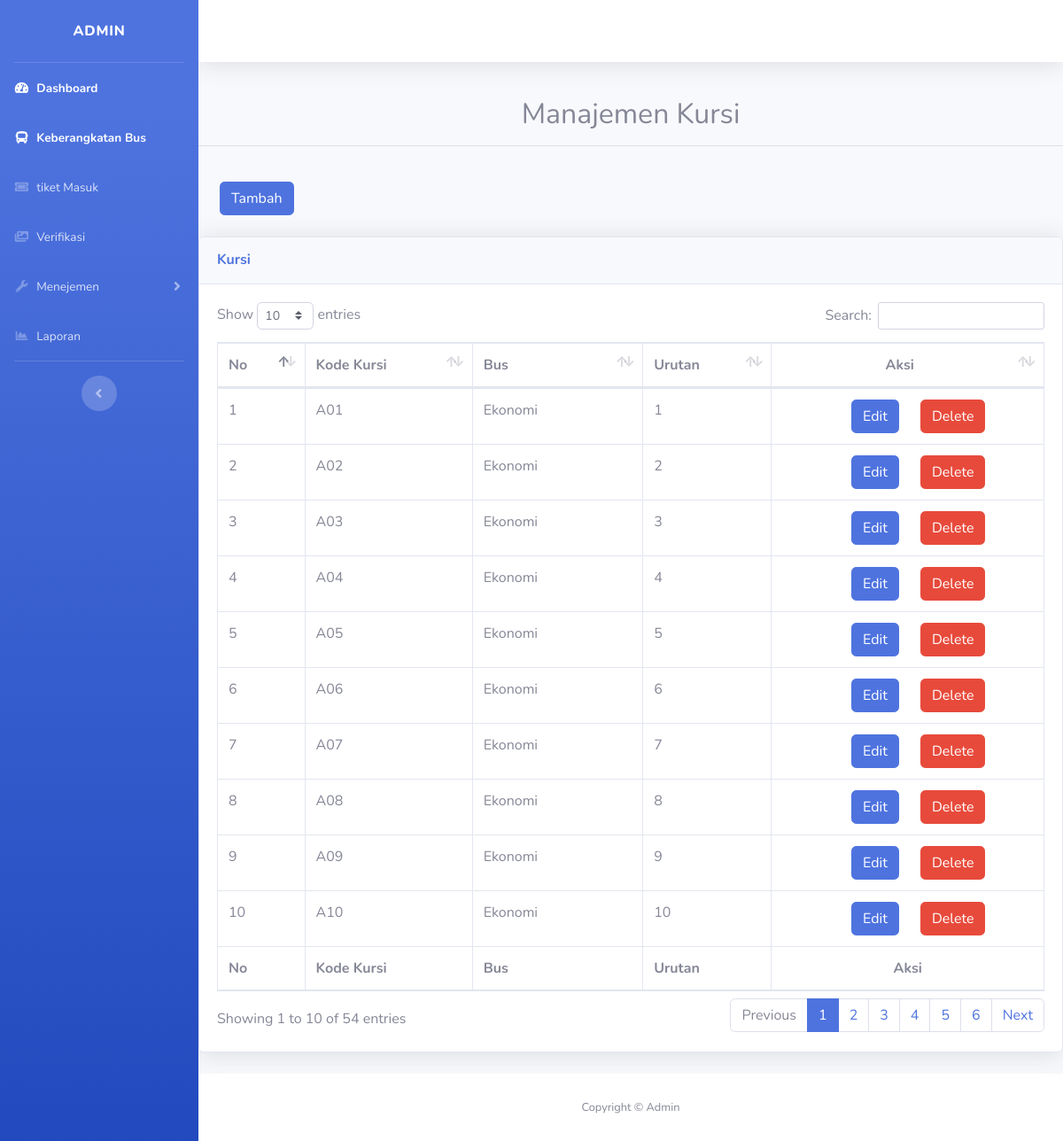
The page /admin/admin2.php?halaman=manajemen_kursi on the database its author committed.
### tables this page shows
CREATE TABLE `kursi` (
  `id` int(10) NOT NULL,
  `id_bus` int(10) NOT NULL,
  `kode_kursi` varchar(20) NOT NULL,
  `urutan` int(20) NOT NULL,
  `id_pesan` int(25) NOT NULL
);

CREATE TABLE `bus` (
  `id_bus` int(20) NOT NULL,
  `kelas` varchar(25) NOT NULL,
  `harga` varchar(20) NOT NULL,
  `id_berangkat` int(20) NOT NULL
);

### admin/info_kursi.php (the view, shortened to what this page needs)
  <div class="row">
	<div class="col-md-12">
		<h2><p><center>Manajemen Kursi</center></p></h3>
		<hr><br>
		<button type="button" class="btn btn-primary ml-4" data-toggle="modal" data-target="#myModal"><span class="glyphicon glyphicon-plus"></span>Tambah</button>
		<br><br>
          <div class="card shadow mb-4">
            <div class="card-header py-3">
              <h6 class="m-0 font-weight-bold text-primary">Kursi</h6>
            </div>
            <div class="card-body">
              <div class="table-responsive">
                <table class="table table-bordered" id="dataTable" width="100%" cellspacing="0">
                  <thead>
                    <tr>
                      <th>No</th>
                      <th>Kode Kursi</th>
                      <th>Bus</th>
                      <th>Urutan</th>
                      <th class="text-center">Aksi</th>
                    </tr>
                  </thead>
                  <tfoot>
                    <tr>
                       <th>No</th>
                      <th>Kode Kursi</th>
                      <th>Bus</th>
                      <th>Urutan</th>
                      <th class="text-center">Aksi</th>
                    </tr>
                  </tfoot>
                  <tbody>
                    <?php
						include '../config/koneksi.php';
						$query = mysqli_query($conn, "SELECT kursi.id,kursi.urutan,kursi.kode_kursi,bus.kelas FROM kursi inner join bus on kursi.id_bus=bus.id_bus")or die(mysqli_error($conn));
										if(mysqli_num_rows($query) == 0){
											echo '<tr><td colspan="5" align="center">Tidak ada data!</td></tr>';
										}
											else
										{
											$no = 1;
											while($data = mysqli_fetch_array($query)){
						 						echo '<tr>';
												echo '<td>'.$no.'</td>';
												echo '<td>'.$data['kode_kursi'].'</td>';
												echo '<td>'.$data['kelas'].'</td>';
                        echo '<td>'.$data['urutan'].'</td>';
												echo '<td class="text-center"><a class="mx-4" href=admin2.php?halaman=edit_kursi&&id='.$data['id'].'><span class="btn btn-primary">Edit</a><a href=../config/delete_kursi.php?id='.$data['id'].'><span class="btn btn-danger">Delete</span></a></td>';
												echo '</tr>';
												$no++;
											}
										}
								?>
                  </tbody>
                </table>
              </div>
            </div>
          </div>
	</div>
</div>

### admin/admin2.php (shortened to what this page needs)
<?php
include "../config/koneksi.php";
if(isset($_GET['halaman'])) $halaman = $_GET['halaman'];
      else $halaman = "index";
if(@$_SESSION["level"] == "user"){
  header("Location: http://localhost/pemesanan-tiket-bus-master/index.php", true, 301);
}else
{
?>
<!DOCTYPE html>
<html lang="en">
<head>
  <link href="http://localhost/pemesanan-tiket-bus-master/admin/backend/vendor/fontawesome-free/css/all.min.css" rel="stylesheet" type="text/css">
  <link href="http://localhost/pemesanan-tiket-bus-master/admin/backend/css/sb-admin-2.min.css" rel="stylesheet">
  <link href="http://localhost/pemesanan-tiket-bus-master/admin/backend/vendor/datatables/dataTables.bootstrap4.min.css" rel="stylesheet">
</head>
<body id="page-top">
  <div id="wrapper">
    <ul class="navbar-nav bg-gradient-primary sidebar sidebar-dark accordion" id="accordionSidebar">
      <a class="sidebar-brand d-flex align-items-center justify-content-center" href="#">
        <div class="sidebar-brand-text mx-3">Admin</div>
      </a>
      <hr class="sidebar-divider my-0">
      <li class="nav-item active">
        <a class="nav-link" href="admin2.php?halaman=awal">
          <i class="fas fa-fw fa-tachometer-alt"></i>
          <span>Dashboard</span></a>
      </li>
      <li class="nav-item active">
        <a class="nav-link" href="admin2.php?halaman=keberangkatan_bus">
          <i class="fas fa-fw fa-bus"></i>
          <span>Keberangkatan Bus</span></a>
      </li>
       <li class="nav-item">
        <a class="nav-link" href="admin2.php?halaman=pesan_masuk">
          <i class="fas fa-fw fa-ticket-alt"></i>
          <span>tiket Masuk</span></a>
      </li>
       <li class="nav-item">
        <a class="nav-link" href="admin2.php?halaman=bukti_bayar">
          <i class="fas fa-fw fa-images"></i>
          <span>Verifikasi</span></a>
      </li>
      <li class="nav-item">
        <a class="nav-link collapsed" href="#" data-toggle="collapse" data-target="#collapseUtilities" aria-expanded="true" aria-controls="collapseUtilities">
          <i class="fas fa-fw fa-wrench"></i>
          <span>Menejemen</span>
        </a>
      </li>
       <li class="nav-item">
        <a class="nav-link" href="admin2.php?halaman=laporan">
          <i class="fas fa-fw fa-chart-area"></i>
          <span>Laporan</span></a>
      </li>
      <hr class="sidebar-divider d-none d-md-block">
      <div class="text-center d-none d-md-inline">
        <button class="rounded-circle border-0" id="sidebarToggle"></button>
      </div>
    </ul>
    <div id="content-wrapper" class="d-flex flex-column">
      <div id="content">
        <nav class="navbar navbar-expand navbar-light bg-white topbar mb-4 static-top shadow">
          <ul class="navbar-nav ml-auto">
            <li class="nav-item dropdown no-arrow">
              <a class="nav-link dropdown-toggle" href="#" id="userDropdown" role="button" data-toggle="dropdown" aria-haspopup="true" aria-expanded="false">
              </a>
            </li>
          </ul>
        </nav>
        <?php
            if ($halaman=='awal')
              include 'awal.php';
            elseif ($halaman=='pesan_masuk')
              include 'pesanan_masuk.php';
            elseif ($halaman=='bukti_bayar')
              include 'pembayaran_masuk.php';
            elseif ($halaman=='manajemen_user')
              include 'info_user.php';
            elseif ($halaman=='manajemen_trayek')
              include 'info_trayek.php';
            elseif ($halaman=='manajemen_bus')
              include 'info_bus.php';
            elseif ($halaman=='manajemen_berangkat')
              include 'info_keberangkatan.php';
            elseif ($halaman=='manajemen_pembayaran')
              include 'info_pembayaran.php';
            elseif ($halaman=='konfirmasi')
              include 'konfirmasi.php';
            elseif ($halaman=='konfirmasi_pembayaran')
              include 'konfirmasi_pembayaran.php';
            elseif ($halaman=='laporan')
              include 'laporan.php';
            elseif ($halaman == 'manajemen_kursi')
              include 'info_kursi.php';
            elseif ($halaman == 'keberangkatan_bus')
              include 'keberangkatan_bus.php';
            elseif ($halaman == 'kursi_bus')
              include 'kursi_bus.php';
            elseif ($halaman=='edit_user')
              include 'edit_user.php';
            elseif ($halaman=='edit_info')
              include 'edit_info.php';
            elseif ($halaman=='edit_bus')
              include 'edit_bus.php';
            elseif ($halaman=='edit_berangkat')
              include 'edit_berangkat.php';
            elseif ($halaman=='edit_pembayaran')
              include 'edit_pembayaran.php';
            elseif ($halaman =='edit_kursi')
              include 'edit_kursi.php';
         ?>
      </div>
      <footer class="sticky-footer bg-white">
        <div class="container my-auto">
          <div class="copyright text-center my-auto">
            <span>Copyright &copy; Admin</span>
          </div>
        </div>
      </footer>
          </div>
  </div>
</body>
</html>
<?php
}
?>

### rows shown on the page
kursi: kode_kursi "A01", bus.kelas "Ekonomi", urutan "1"
kursi: kode_kursi "A02", bus.kelas "Ekonomi", urutan "2"
kursi: kode_kursi "A03", bus.kelas "Ekonomi", urutan "3"
kursi: kode_kursi "A04", bus.kelas "Ekonomi", urutan "4"
kursi: kode_kursi "A05", bus.kelas "Ekonomi", urutan "5"
kursi: kode_kursi "A06", bus.kelas "Ekonomi", urutan "6"
kursi: kode_kursi "A07", bus.kelas "Ekonomi", urutan "7"
kursi: kode_kursi "A08", bus.kelas "Ekonomi", urutan "8"
kursi: kode_kursi "A09", bus.kelas "Ekonomi", urutan "9"
kursi: kode_kursi "A10", bus.kelas "Ekonomi", urutan "10"
